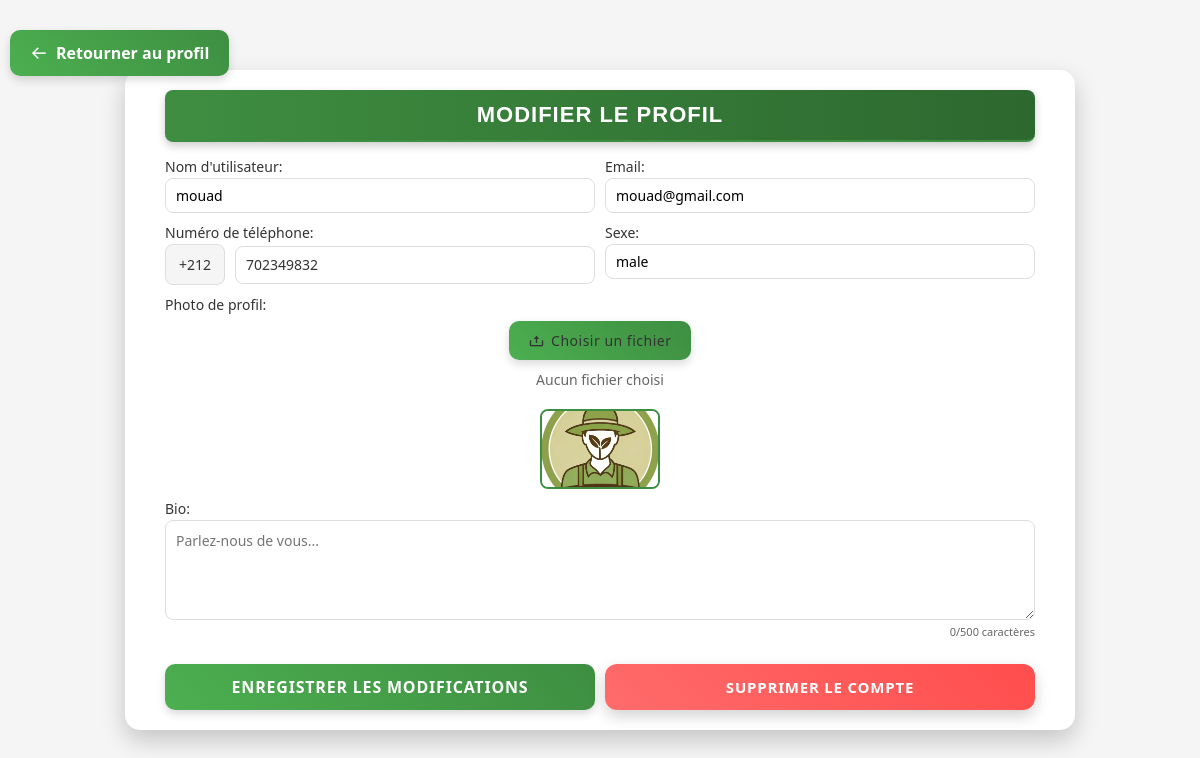
The app's page /edit_profile.php (signed in) with its own data.
### tables this page shows
CREATE TABLE IF NOT EXISTS `users` (
  `id` int NOT NULL AUTO_INCREMENT,
  `username` varchar(100) NOT NULL,
  `email` varchar(255) NOT NULL,
  `phone` varchar(25) DEFAULT NULL,
  `password` varchar(255) NOT NULL,
  `profile_pic` varchar(255) DEFAULT 'Images/profile.jpg',
  `created_at` timestamp NULL DEFAULT CURRENT_TIMESTAMP,
  `bio` text,
  `user_type` varchar(20) NOT NULL,
  `user_tag` varchar(50) DEFAULT NULL,
  `gender` varchar(10) DEFAULT NULL,
  PRIMARY KEY (`id`),
  UNIQUE KEY `username` (`username`),
  UNIQUE KEY `email` (`email`)
);

### edit_profile.php (the view, shortened to what this page needs)
<?php
$servername = "localhost";
$username = "root";
$password = "";
$dbname = "farmx";
$conn = new mysqli($servername, $username, $password, $dbname);
$userId = $_SESSION['user_id'];
$sql = "SELECT username, email, phone, profile_pic, bio, gender FROM users WHERE id = ?";
$stmt = $conn->prepare($sql);
$stmt->bind_param("i", $userId);
$stmt->execute();
$stmt->bind_result($username, $email, $phone, $profilePic, $bio, $gender);
?>
<!DOCTYPE html>
<html lang="fr">
<head>
    <link href='https://unpkg.com/boxicons@2.1.4/css/boxicons.min.css' rel='stylesheet'>
</head>
<body>
    <a href="profile.php" class="back-to-profile-link">
        <i class='bx bx-arrow-back'></i>
        Retourner au profil
    </a>
    <div class="profile-container">
        <h2>Modifier le Profil</h2>
        <form action="update_profile.php" method="POST" enctype="multipart/form-data">
            <div class="form-group">
                <label for="username">Nom d'utilisateur:</label>
                <input type="text" id="username" name="username" value="<?php echo htmlspecialchars($username); ?>" required
                       pattern="^[a-zA-Z0-9_]{3,20}$"
                       title="Le nom d'utilisateur doit comporter entre 3 et 20 caractères et ne peut contenir que des lettres, des chiffres et des underscores">
            </div>
            <div class="form-group">
                <label for="email">Email:</label>
                <input type="email" id="email" name="email" value="<?php echo htmlspecialchars($email); ?>" required
                       pattern="^[a-zA-Z0-9._%+-]+@(gmail\.com|yahoo\.com|hotmail\.com|outlook\.com|icloud\.com)$"
                       title="Veuillez entrer une adresse email valide avec un domaine pris en charge (gmail.com, yahoo.com, hotmail.com, outlook.com, ou icloud.com)">
            </div>
            <div class="form-group">
                <label for="phone">Numéro de téléphone:</label>
                <div class="phone-input-group">
                    <span class="phone-prefix">+212</span>
                    <input type="tel" id="phone" name="phone" class="phone-input"
                           placeholder="6XXXXXXXX ou 7XXXXXXXX"
                           value="<?php echo substr(htmlspecialchars($phone), -9); ?>"
                           maxlength="9"
                           pattern="^[67][0-9]{8}$"
                           title="Veuillez entrer un numéro de téléphone marocain valide commençant par 6 ou 7"
                           oninput="validatePhoneInput(this)">
            </div>
            </div>
            <div class="form-group">
                <label for="gender">Sexe:</label>
                <?php if (!empty($gender)): ?>
                    <input type="text" id="gender" name="gender" value="<?php echo htmlspecialchars($gender); ?>" readonly>
                <?php endif; ?>
            </div>
            <div class="form-group full-width">
                <label for="profile-pic-upload">Photo de profil:</label>
                <div class="profile-pic-upload-container">
                    <label for="profile-pic-upload" class="custom-file-upload">
                        <i class='bx bx-upload'></i> Choisir un fichier
                    </label>
                    <span id="file-name" class="file-name">Aucun fichier choisi</span>
                    <div class="profile-pic-preview-wrapper">
                        <img id="profile-pic-preview" src="" alt="Aperçu de la photo de profil" class="profile-pic-preview" style="display: none;">
                    </div>
                </div>
            </div>
            <div class="form-group full-width">
                <label for="bio">Bio:</label>
                <textarea id="bio" name="bio" maxlength="500" placeholder="Parlez-nous de vous..."><?php echo htmlspecialchars($bio ?? ''); ?></textarea>
                <div class="char-count"><span id="bio-char-count">0</span>/500 caractères</div>
            </div>
            <div class="form-actions">
                <button type="submit">Enregistrer les modifications</button>
                <button type="button" id="delete-account-btn" class="delete-account-btn">Supprimer le compte</button>
            </div>
        </form>
    </div>
</body>
</html>

### records on screen
users: username "mouad", email "mouad@gmail.com", phone "702349832", gender "male"
